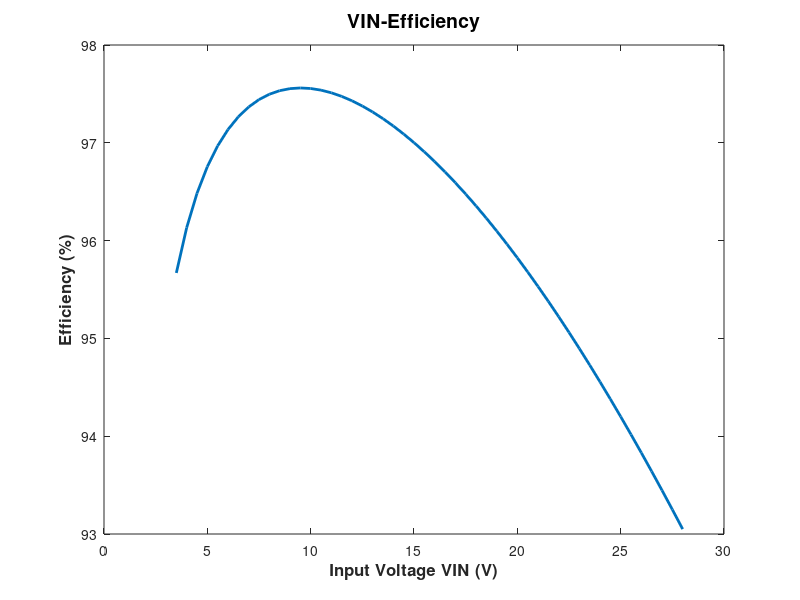

Recreate this plot in MATLAB.
%{

This code aims to calculate a buck converters power dissipation

%}

V_out = 3.3;                                            % Output Voltage - 3.3V
V_in = 3.5:0.5:28;                                      % from 3.5V to 28V, step value is 0.1V
I_out = 3;                                              % Output Current - 3A
f_sw = 570e3;                                           % Switching Frequency - 570kHz
R_ds_on = 0.05;                                         % MOSFET on-resistance - 50mohm


Efficiency = zeros( size( V_in ) );                     % Efficiency = η
% Create zeros matrix for each V_in value


for i = 1:length(V_in)
    % Power Loss Calculation

    P_con = (I_out)^2 * R_ds_on * (V_out / V_in(i));    % Conduction Loss
    P_sw  = 0.5e-9 * (V_in(i))^2 * I_out * f_sw;        % Switching Loss
    P_gc  = 22.8e-9 * f_sw;                             % Gate Charge Loss
    P_qc  = 0.11e-3 * V_in(i);                          % Quiescent Current Loss
    P_tot = P_con + P_sw + P_gc + P_qc;                 % Total Loss


    P_out = V_out * I_out;                              % Output Power
    % P = V*I

    Efficiency(i) = P_out / (P_out + P_tot) * 100;      % Efficiency = η%
    % η = (P_out) / (P_out + P_tot)
end

%Plot Settings
figure;
grid on;
plot(V_in, Efficiency, 'LineWidth', 2);           % Plot efficiency graph
xlabel('Input Voltage VIN (V)', 'FontSize', 12, 'FontWeight', 'bold');                        % Set x-axis label
ylabel('Efficiency (%)', 'FontSize', 12, 'FontWeight', 'bold');                               % Set y-axis label 
title('VIN-Efficiency', 'FontSize', 14, 'FontWeight', 'bold');                                % Set title


